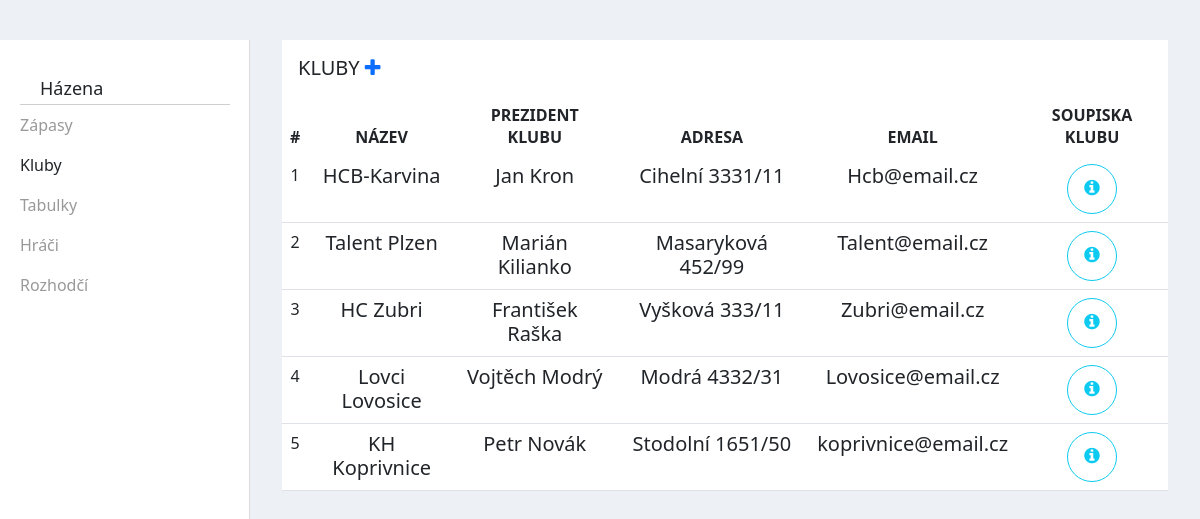
Page /kluby/ on the committed database.
### HazenaIS/models.py (models this page shows, shortened)
class Klub(models.Model):
    nazev_klubu = models.CharField(max_length=50)
    prezident_klubu = models.CharField(max_length=50)
    email = models.CharField(max_length=50)
    adresa = models.CharField(max_length=50)

### HazenaIS/views.py (the view)
# urls.py: path('kluby/',HazenaIS.views.kluby, name='kluby'),
def kluby(request):
    k = Klub.objects.filter()
    return render(request, 'kluby.html', {'kluby':k})

### templates/kluby.html (shortened to what this page needs)
{% load static %}
<html lang="en">
    <head>
        <link href="https://cdn.jsdelivr.net/npm/bootstrap@5.0.0-beta3/dist/css/bootstrap.min.css" rel="stylesheet">
        <link href="https://maxcdn.bootstrapcdn.com/font-awesome/4.7.0/css/font-awesome.min.css" rel="stylesheet" />
        <link rel="stylesheet" type="text/css" href="{% static 'css/kluby.css' %}"/>
        <link rel="stylesheet" type="text/css" href="{% static 'css/menu.css' %}"/>
    </head>
<body>
<link href="https://maxcdn.bootstrapcdn.com/font-awesome/4.3.0/css/font-awesome.min.css" rel="stylesheet">
<div id="wrapper" class="wrapper-content">
    <div id="sidebar-wrapper">
        <ul class="sidebar-nav">
            <li class="sidebar-brand">
                    Házena
            </li>
            <li>
                <a href="{% url 'zapasy' %}">Zápasy</a>
            </li>
            <li>
                Kluby
            </li>
            <li>
                <a href="{% url 'tabulka' %}">Tabulky</a>
            </li>
            <li>
                <a href="{% url 'hraci' %}">Hráči</a>
            </li>
            <li>
                <a href="{% url 'rozhodci' %}">Rozhodčí</a>
            </li>
        </ul>
    </div>
    <div id="page-content-wrapper">
        <div class="container-fluid">
            <div class="row">
                <div class="col-lg-12">
                    <div class="card">
                        <div class="card-body">
                            <h5 class="card-title text-uppercase mb-0">Kluby <a href="{% url 'klub_add' %}" button type="button"><i class="fa fa-plus"></i></a></h5>
                        </div>
                        <div class="table-responsive">
                            <table class="table no-wrap user-table mb-0">
                              <thead>
                                <tr style="text-align: center;">
                                  <th scope="col" class="border-0 text-uppercase font-medium pl-4">#</th>
                                  <th scope="col" class="border-0 text-uppercase font-medium">Název</th>
                                  <th scope="col" class="border-0 text-uppercase font-medium">Prezident klubu</th>
                                  <th scope="col" class="border-0 text-uppercase font-medium">Adresa</th>
                                  <th scope="col" class="border-0 text-uppercase font-medium">Email</th>
                                  <th scope="col" class="border-0 text-uppercase font-medium">Soupiska klubu</th>
                                </tr>
                              </thead>
                              <tbody style="text-align: center;">
                                {% for k in kluby %}
                                <tr>
                                  <td class="pl-4">{{k.id}}</td>
                                  <td>
                                      <h5 class="font-medium mb-0">{{ k.nazev_klubu }} </h5>
                                  </td>
                                  <td>
                                      <h5 class="font-medium mb-0">{{ k.prezident_klubu }} </h5>
                                  </td>
                                  <td>
                                      <h5 class="font-medium mb-0">{{ k.adresa }} </h5>
                                  </td>
                                  <td>
                                      <h5 class="font-medium mb-0">{{ k.email }} </h5>
                                  </td>
                                  <td>
                                    <a href="{% url 'soupiska' k.id %}" button type="button" class="btn btn-outline-info btn-circle btn-lg btn-circle"><i class="fa fa-info-circle"></i></a>
                                  </td>
                                </tr>
                                {% endfor %}
                              </tbody>
                            </table>
                        </div>
                    </div>
                </div>
            </div>
        </div>
    </div>
</div>
    </body>
</html>

### static/css/kluby.css (style rules this page uses)
body { background: #edf1f5; margin-top:20px; }
.card { position: relative; display: flex; flex-direction: column; min-width: 0; word-wrap: break-word; background-color: #fff; background-clip: border-box; border: 0 solid transparent; border-radius: 0; }
.btn-circle.btn-lg, .btn-group-lg>.btn-circle.btn { width: 50px; height: 50px; padding: 14px 15px; font-size: 18px; line-height: 23px; }
[type=button]:not(:disabled), [type=reset]:not(:disabled), [type=submit]:not(:disabled), button:not(:disabled) { cursor: pointer; }
.btn-circle { border-radius: 100%; width: 40px; height: 40px; padding: 10px; }

### static/css/menu.css (style rules this page uses)
#wrapper { padding-left: 0; -webkit-transition: all 0.5s ease; -moz-transition: all 0.5s ease; -o-transition: all 0.5s ease; transition: all 0.5s ease; }
#sidebar-wrapper { z-index: 1000; position: fixed; left: 250px; width: 0; height: 100%; margin-left: -250px; margin-top: 20px; overflow-y: auto; background:#fff; -webkit-transition: all 0.5s ease; -moz-transition: all 0.5s ease; -o-transition: all 0.5s ease; transition: all 0.5s ease; }
#sidebar-wrapper { box-shadow: inset -1px 0px 0px 0px #DDDDDD; }
#page-content-wrapper { width: 100%; position: absolute; padding: 15px; }
.sidebar-nav { position: absolute; top: 0; width: 250px; margin: 0; padding: 0; list-style: none; }
.sidebar-nav li { text-indent: 20px; line-height: 40px; }
.sidebar-nav li a { display: block; text-decoration: none; color: #999999; }
.sidebar-nav > .sidebar-brand { height: 65px; font-size: 18px; line-height: 60px; }
@media (min-width:768px) { #wrapper { padding-left: 250px; } }
@media (min-width:768px) { #sidebar-wrapper { width: 250px; } }
@media (min-width:768px) { #page-content-wrapper { padding: 20px; position: relative; } }
.sidebar-brand { border-bottom: 1px solid rgba(102, 97, 91, 0.3); }
.sidebar-brand { padding: 18px 0px; margin: 0 20px; }

### rows in the picture
Klub: id "1", nazev_klubu "HCB-Karvina", prezident_klubu "Jan Kron", adresa "Cihelní 3331/11", email "Hcb@email.cz"
Klub: id "2", nazev_klubu "Talent Plzen", prezident_klubu "Marián Kilianko", adresa "Masaryková 452/99", email "Talent@email.cz"
Klub: id "3", nazev_klubu "HC Zubri", prezident_klubu "František Raška", adresa "Vyšková 333/11", email "Zubri@email.cz"
Klub: id "4", nazev_klubu "Lovci Lovosice", prezident_klubu "Vojtěch Modrý", adresa "Modrá 4332/31", email "Lovosice@email.cz"
Klub: id "5", nazev_klubu "KH Koprivnice", prezident_klubu "Petr Novák", adresa "Stodolní 1651/50", email "koprivnice@email.cz"
